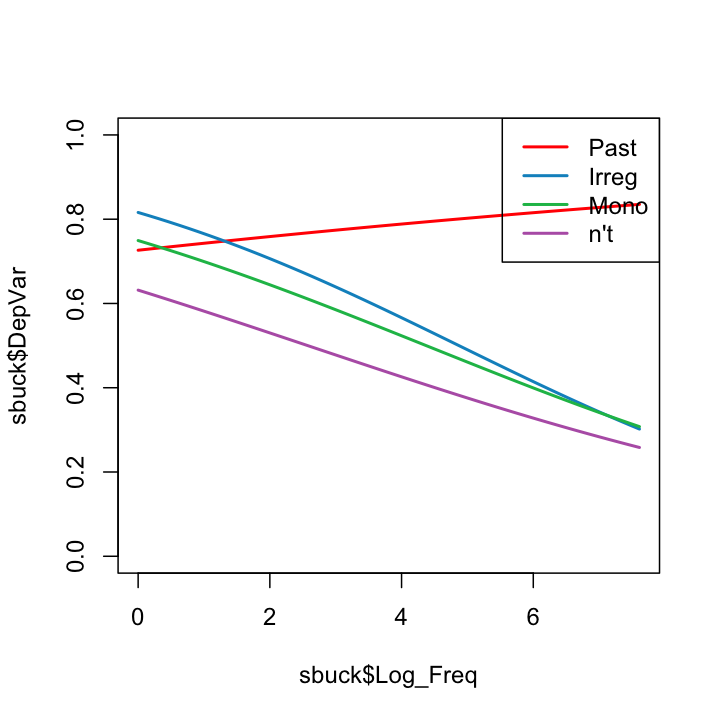

The R source for this figure:
pred<-expand.grid(Log_Freq = seq(min(sbuck$Log_Freq),max(sbuck$Log_Freq),length = 50),Gram = levels(sbuck$Gram))
pred$fit<-predict(bmod2,newdata = pred,type = "response")

plot(sbuck$Log_Freq,sbuck$DepVar, type = "n")
library(RColorBrewer)
gpal <- brewer.pal(4,"Set1")
gs<-levels(pred$Gram)

for(i in 1:4){
	g<-gs[i]
	gpred<- subset(pred,Gram == g)
	lines(gpred$Log_Freq,gpred$fit,col = gpal[i],lwd = 2)
}
legend("topright",legend = gs,col = gpal,lwd = 2)
